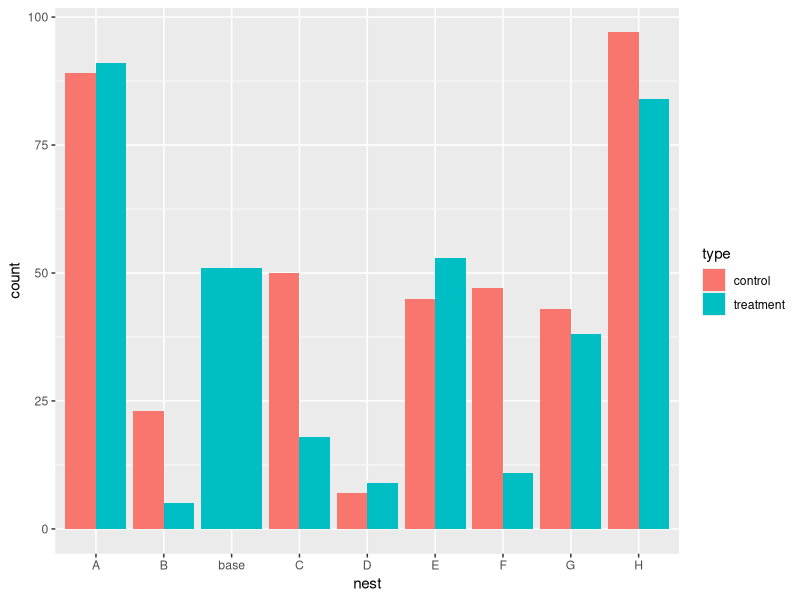
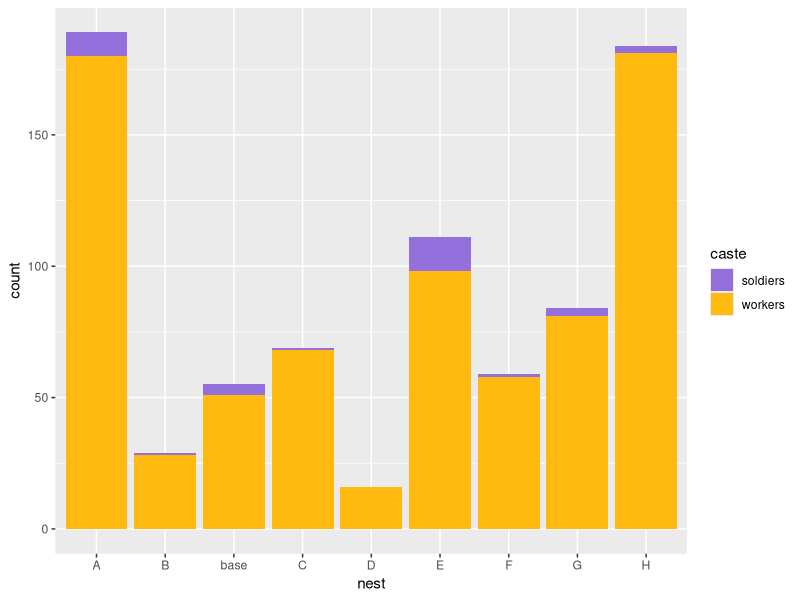

Write R code to recreate these figures, in order.
## ---- chunk 1
library(tidyverse)
library(ggplot2)
## ---- chunk 2
ants_wide <- read_csv("Competition experiment data - Tidy Census.csv")
## ---- chunk 3
# create a dataset by making data long
ants <- ants_wide %>% 
  pivot_longer(c(`workers`, `soldiers`, `queen`, `winged queens`, `males`), names_to = "caste", values_to = "count")
## ---- chunk 4
#make a tibble of the colony's nests
pw399 <- ants %>% 
  filter(`colony name` == "PW399", nest != "dead", nest != "outside")
## ---- chunk 5
#bar plot attempt
#https://statisticsglobe.com/draw-grouped-barplot-in-r
#Grouped barplot using ggplot2
#Should compare the two dates in pairs, once that data is collected. I do not know how to make the bars show soldier vs worker. I do not know how to make the key specify which is control and which is competitor. 

pw399 %>% ggplot(                                      
       aes(x = nest,
           y = count,
           fill = type)) +
  geom_bar(stat = "identity",
           position = "dodge")
## ---- chunk 6
#my attempt:
#TODO pair and add queen and brood symbol
#vector for scale fill manual
fills <- c("workers" = "darkgoldenrod1", soldiers = "mediumpurple")
# Stacked
pw399 %>% filter(caste %in% c("workers", "soldiers")) %>% 
  ggplot(aes(fill=caste, y=count, x=nest)) + 
    geom_bar(position="stack", stat="identity")+
  scale_fill_manual(values = fills)
